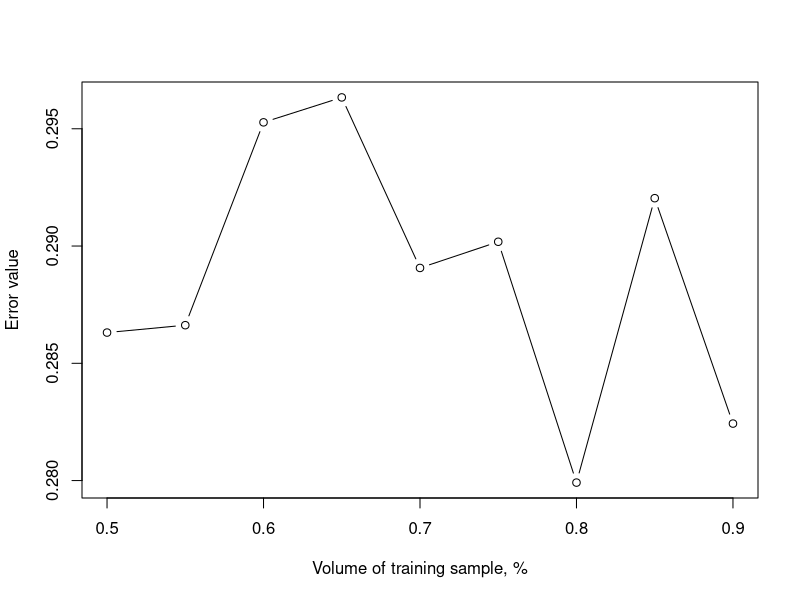

Write R code to recreate this figure.
library(kernlab)
library(e1071)

myFunc <- function(x, initial_selection, n, repeats) {
  funcList <- list()
  for (rep in 1:repeats) {
    idx <- sample(1:n, n*x)
    spamtrain <- initial_selection[idx, ]
    spamtest <- initial_selection[-idx, ]
    model <- naiveBayes(type ~ ., data = spamtrain)
    myTable <- table(predict(model, spamtest), spamtest$type)
    print(myTable)
    funcList[rep] <- (myTable[2] + myTable[3]) / sum(myTable)
  }
  return(Reduce("+", funcList)/repeats)
}


data(spam)
#spam[0:1,]
n <- dim(spam)[1]
x <- seq(0.5, 0.9, 0.05)
num <- length(x)
resList <- list()
for (i in 1:num){
  resList[i] <- myFunc(x[i], spam, n, 5)
}

plot(x, resList,
     type = "b",
     xlab = "Volume of training sample, %",
     ylab = "Error value")
